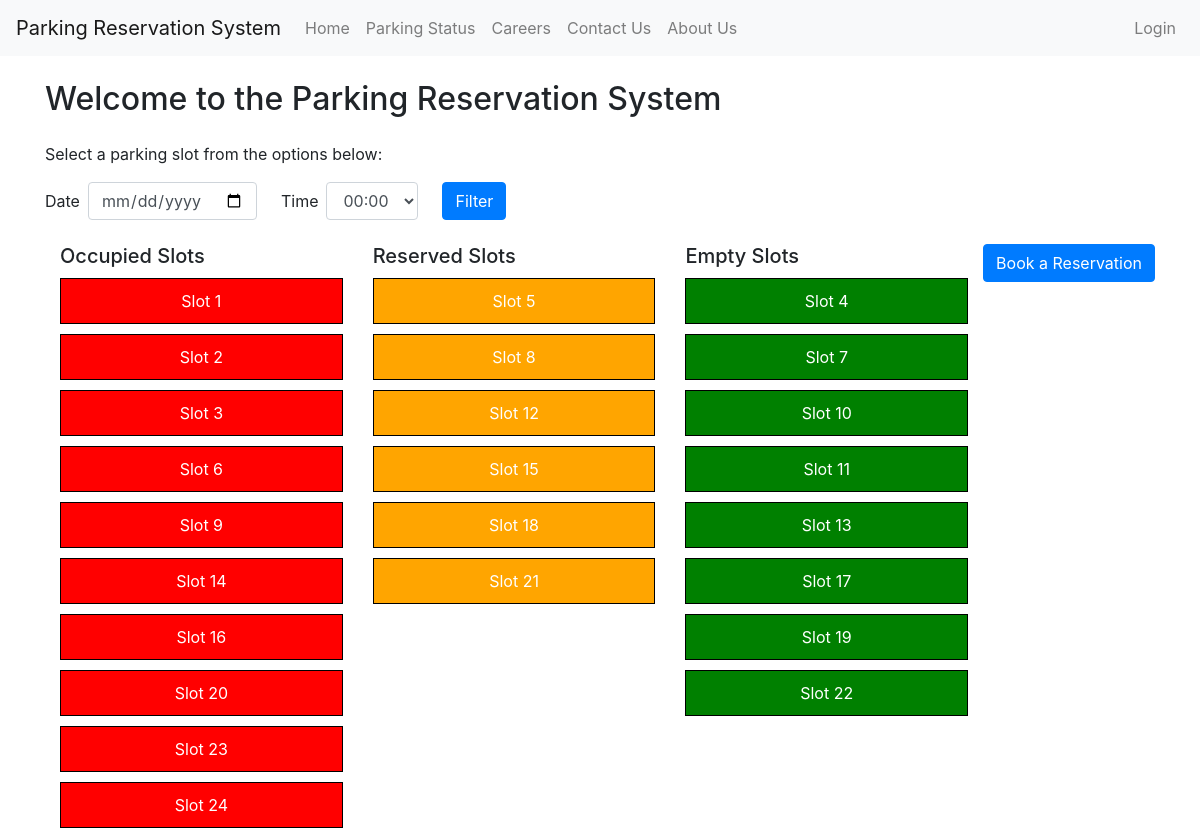
The app's page /parking_status, older data.
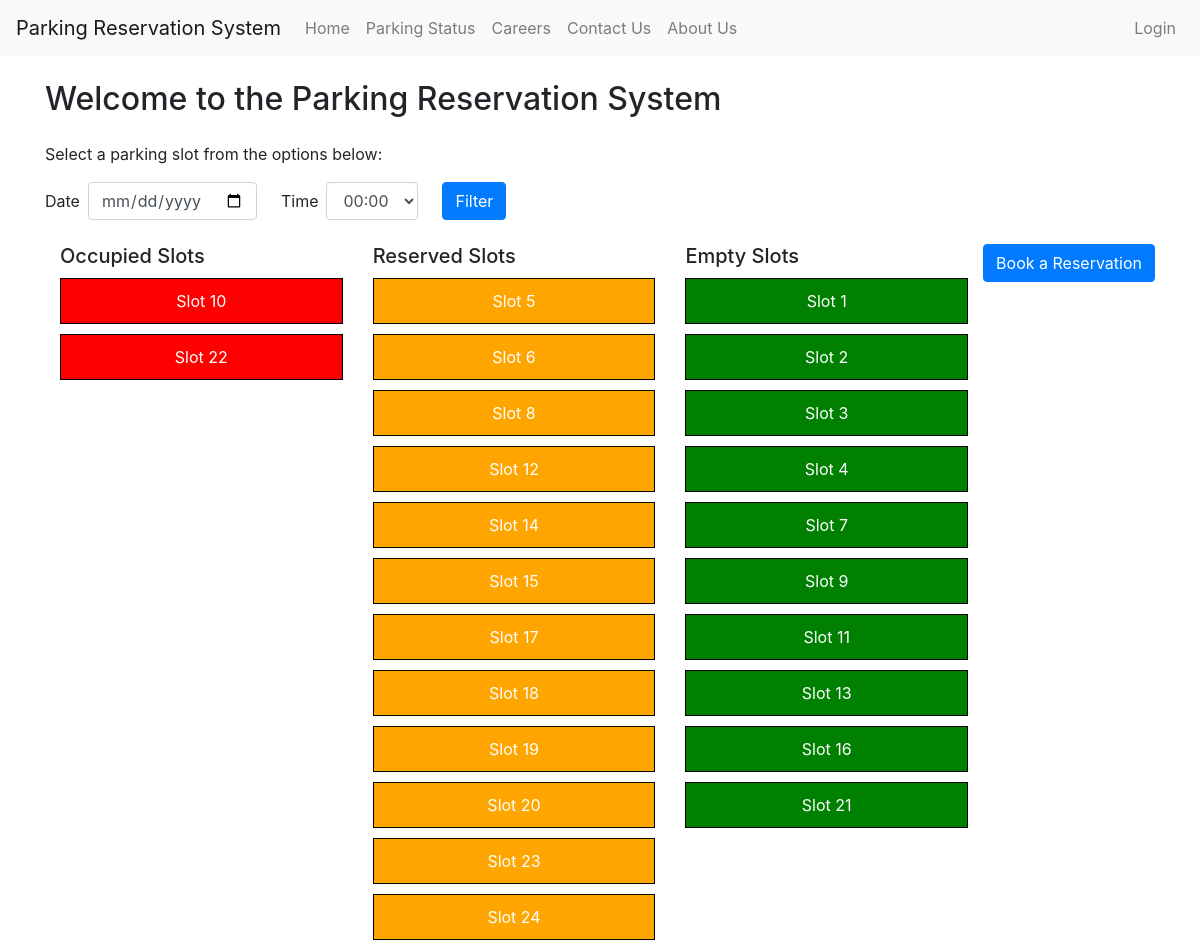
The same page, newer data.
### app.py (models this page shows, shortened)
class Slot(db.Model):
    id = db.Column(db.Integer, primary_key=True)
    status = db.Column(db.String(50), nullable=False)
    date = db.Column(db.Date, nullable=True)
    start_time = db.Column(db.Time, nullable=True)
    end_time = db.Column(db.Time, nullable=True)

### app.py (the view)
@app.route('/parking_status')
def parking_status():
    slots = Slot.query.all()
    return render_template('parking_status.html', slots=slots)

### templates/parking_status.html (shortened to what this page needs)
<!DOCTYPE html>
{% extends "base.html" %} {% block title %} Parking Status {% endblock %} {%
block content %}
<div class="container">
  <h2 class="my-4">Welcome to the Parking Reservation System</h2>
  <p>Select a parking slot from the options below:</p>
  <div class="mb-4">
    <form class="form-inline">
      <div class="form-group">
        <label for="filter_date" class="mr-2">Date</label>
        <input
          type="date"
          class="form-control mr-4"
          id="filter_date"
          name="filter_date"
          required
        />
      </div>
      <div class="form-group">
        <label for="filter_time" class="mr-2">Time</label>
        <select class="form-control mr-4" id="filter_time" name="filter_time">
          {% for i in range(24) %}
          <option value="{{ '%02d:00' % i }}">{{ '%02d:00' % i }}</option>
          {% endfor %}
        </select>
      </div>
      <button type="submit" class="btn btn-primary">Filter</button>
    </form>
  </div>
  <div class="mb-4">
    <a href="/reserve" class="btn btn-primary float-right"
      >Book a Reservation</a
    >
  </div>
  <div class="row">
    <div class="col-4">
      <h5>Occupied Slots</h5>
      {% for slot in slots if slot.status == 'occupied' %}
      <div class="slot occupied">Slot {{ slot.id }}</div>
      {% endfor %}
    </div>
    <div class="col-4">
      <h5>Reserved Slots</h5>
      {% for slot in slots if slot.status == 'reserved' %}
      <div class="slot reserved">Slot {{ slot.id }}</div>
      {% endfor %}
    </div>
    <div class="col-4">
      <h5>Empty Slots</h5>
      {% for slot in slots if slot.status == 'empty' %}
      <div class="slot empty">Slot {{ slot.id }}</div>
      {% endfor %}
    </div>
  </div>
</div>
{% endblock %}

### templates/base.html (shortened to what this page needs)
<!DOCTYPE html>
<html>
  <head>
    <link
      rel="stylesheet"
      href="https://stackpath.bootstrapcdn.com/bootstrap/4.5.0/css/bootstrap.min.css"
    />
  </head>
  <body>
    <nav class="navbar navbar-expand-lg navbar-light bg-light">
      <a class="navbar-brand" href="#">Parking Reservation System</a>
      <div class="collapse navbar-collapse" id="navbarNav">
        <ul class="navbar-nav">
          <li class="nav-item">
            <a class="nav-link" href="/">Home</a>
          </li>
          <li class="nav-item">
            <a class="nav-link" href="/parking_status">Parking Status</a>
          </li>
          <li class="nav-item">
            <a class="nav-link" href="/careers">Careers</a>
          </li>
          <li class="nav-item">
            <a class="nav-link" href="/contact_us">Contact Us</a>
          </li>
          <li class="nav-item">
            <a class="nav-link" href="/about_us">About Us</a>
          </li>
        </ul>
        <ul class="navbar-nav ml-auto">
          {% if current_user.is_authenticated %}
          <li class="nav-item">
            <a class="nav-link">Hello, {{ current_user.username }}</a>
          </li>
          <li class="nav-item">
            <a class="nav-link" href="/logout">Logout</a>
          </li>
          {% else %}
          <li class="nav-item">
            <a class="nav-link" href="/login">Login</a>
          </li>
          {% endif %}
        </ul>
      </div>
    </nav>
    {% block content %}{% endblock %}
  </body>
</html>

### templates/parking_status.html (style rules this page uses)
.slot { border: 1px solid black; padding: 10px; margin: 10px 0; text-align: center; }
.occupied { background-color: red; color: white; }
.reserved { background-color: orange; color: white; }
.empty { background-color: green; color: white; }

Row changes from the older to the newer data that the page shows:
changed Slot id 10: moves from the list under "Empty Slots" to the list under "Occupied Slots"
changed Slot id 22: moves from the list under "Empty Slots" to the list under "Occupied Slots"
changed Slot id 6: moves from the list under "Occupied Slots" to the list under "Reserved Slots"
changed Slot id 14: moves from the list under "Occupied Slots" to the list under "Reserved Slots"
changed Slot id 17: moves from the list under "Empty Slots" to the list under "Reserved Slots"
changed Slot id 19: moves from the list under "Empty Slots" to the list under "Reserved Slots"
changed Slot id 20: moves from the list under "Occupied Slots" to the list under "Reserved Slots"
changed Slot id 23: moves from the list under "Occupied Slots" to the list under "Reserved Slots"
changed Slot id 24: moves from the list under "Occupied Slots" to the list under "Reserved Slots"
changed Slot id 1: moves from the list under "Occupied Slots" to the list under "Empty Slots"
changed Slot id 2: moves from the list under "Occupied Slots" to the list under "Empty Slots"
changed Slot id 3: moves from the list under "Occupied Slots" to the list under "Empty Slots"
changed Slot id 9: moves from the list under "Occupied Slots" to the list under "Empty Slots"
changed Slot id 16: moves from the list under "Occupied Slots" to the list under "Empty Slots"
changed Slot id 21: moves from the list under "Reserved Slots" to the list under "Empty Slots"
